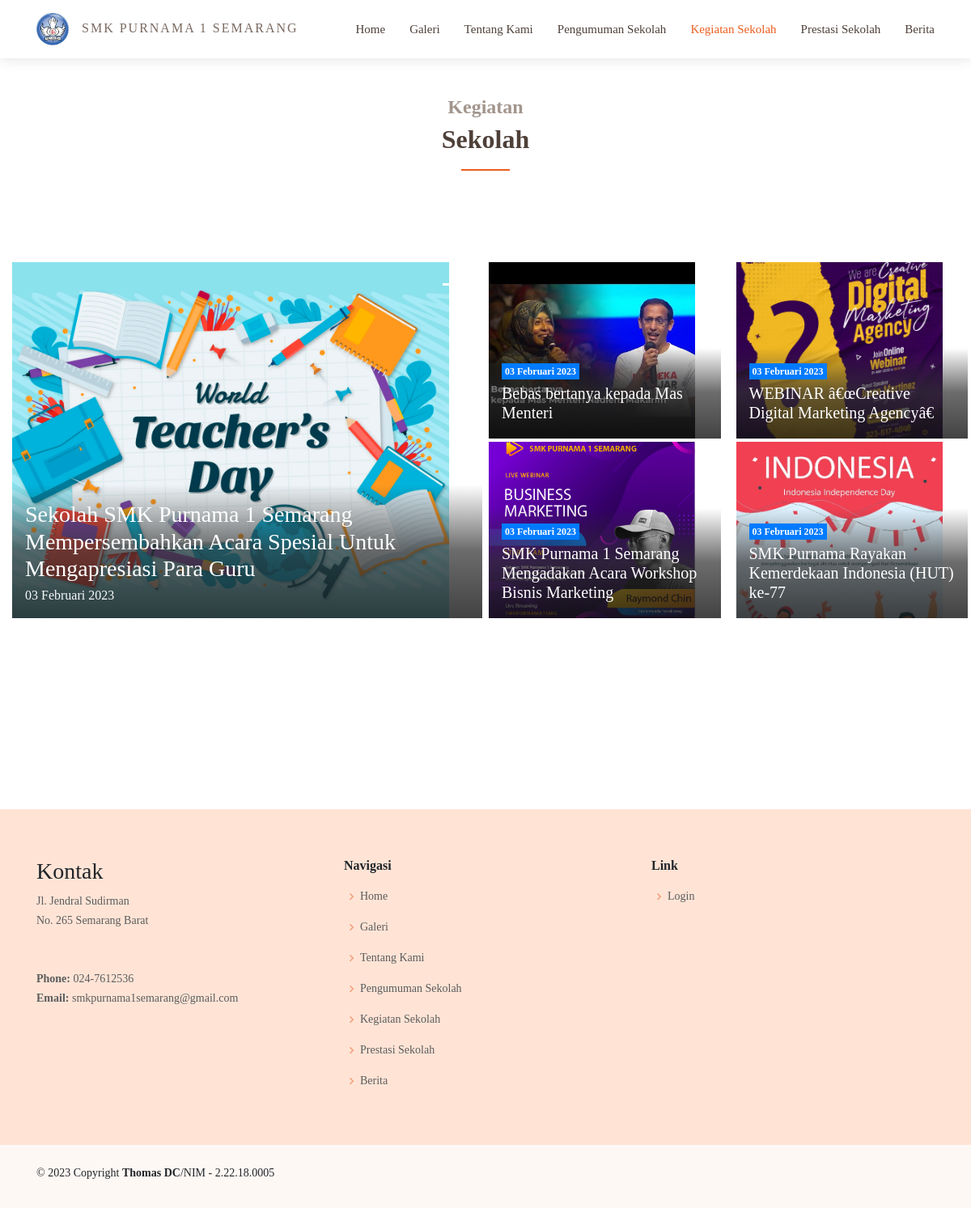
/WEB/more-kegiatan.php, run on the app's committed database.
### tables this page shows
CREATE TABLE `data_kegiatan` (
  `id` int(11) NOT NULL,
  `slug` text NOT NULL,
  `judul` text NOT NULL,
  `isi` text NOT NULL,
  `youtube` text,
  `tanggal` timestamp NOT NULL,
  `foto` varchar(255) NOT NULL,
  `tipe_gambar` varchar(30) NOT NULL,
  `ukuran_gambar` int(11) NOT NULL
);

CREATE TABLE `data_profil_sekolah` (
  `id_profil_sekolah` int(11) NOT NULL,
  `nm_sekolah` varchar(255) NOT NULL,
  `status_sekolah` varchar(255) NOT NULL,
  `nss_npsn` varchar(255) NOT NULL,
  `almt_sekolah` text NOT NULL,
  `telp_sekolah` varchar(255) NOT NULL,
  `email_sekolah` varchar(255) NOT NULL,
  `nm_kepsek` varchar(255) NOT NULL
);

### WEB/logic/time-ago.php (called while the page is built, shortened)
<?php
include 'logic/format-tanggal-indo.php';
function time_since($original)
{
    $today = time();
    $since = $today - $original;
    if ($since > 604800) {
        $print = tanggal_indo(date("Y-m-d", $original));
        return $print;
    }
    $print = ($count == 1) ? '1 ' . $name : "$count {$name}";
    return $print . ' yang lalu';
}

### WEB/logic/format-tanggal-indo.php (called while the page is built)
<?php
function tanggal_indo($tanggal)
{
    $bulan = array(
        1 =>   'Januari',
        'Februari',
        'Maret',
        'April',
        'Mei',
        'Juni',
        'Juli',
        'Agustus',
        'September',
        'Oktober',
        'November',
        'Desember'
    );
    $split = explode('-', $tanggal);
    return $split[2] . ' ' . $bulan[(int)$split[1]] . ' ' . $split[0];
}

### WEB/more-kegiatan.php (the view, shortened to what this page needs)
<!DOCTYPE html>
<html lang="en">
<head>
  <link href="WEB/assets/vendor/aos/aos.css" rel="stylesheet">
  <link href="WEB/assets/vendor/bootstrap/css/bootstrap.min.css" rel="stylesheet">
  <link href="WEB/assets/vendor/bootstrap-icons/bootstrap-icons.css" rel="stylesheet">
  <link href="WEB/assets/vendor/boxicons/css/boxicons.min.css" rel="stylesheet">
  <link href="WEB/assets/vendor/glightbox/css/glightbox.min.css" rel="stylesheet">
  <link href="WEB/assets/vendor/swiper/swiper-bundle.min.css" rel="stylesheet">
  <link href="WEB/assets/css/style.css" rel="stylesheet">
  <link href="WEB/assets/css/components.css" rel="stylesheet">
</head>
<body>
  <?php
  include "header3.php";
  ?>
  <main id="main">
    <section id="kegiatan" class="portfolio">
      <div class="container" data-aos="fade-up">
        <div class="section-title">
          <h2>Kegiatan</h2>
          <p>Sekolah</p>
        </div>
        <div class="row" data-aos="fade-up" data-aos-delay="100">
          <div class="row mb-2">
            <div class="row">
              <div class="col-12 pb-5">
                <section class="row">
                  <div class="col-12 col-md-6 pb-0 pb-md-3 pt-2 pr-md-1">
                    <div id="featured" class="carousel slide carousel" data-ride="carousel">
                      <ol class="carousel-indicators top-indicator">
                        <li data-target="#featured" data-slide-to="0" class="active"></li>
                      </ol>
                      <?php
                      include 'logic/time-ago.php';
                      include '../login/conn.php';
                      $data = mysqli_query($conn, "SELECT * FROM data_kegiatan ORDER BY `id` DESC LIMIT 1");
                      while ($d = mysqli_fetch_array($data)) {
                      ?>
                        <div class="carousel-inner">
                          <div class="carousel-item active">
                            <div class="card border-0 rounded-0 text-light overflow zoom">
                              <div class="position-relative">
                                <div class="ratio_left-cover-1 image-wrapper">
                                  <a href="baca-kegiatan/<?php echo $d['slug']; ?>">
                                    <img class="" width="540" height="440" src="./admin/logic/kegiatan_sklh/<?php echo $d['foto']; ?>" alt="<?php echo $d['foto']; ?>" style="object-fit: cover;">
                                  </a>
                                </div>
                                <div class="position-absolute p-2 p-lg-3 b-0 w-100 bg-shadow">
                                  <a href="baca-kegiatan/<?php echo $d['slug']; ?>">
                                    <h2 class="h3 post-title text-white my-1"><?php echo $d['judul']; ?></h2>
                                  </a>
                                  <div class="news-meta">
                                    <span class="news-date">
                                      <?php
                                      $tgl_data = $d['tanggal'];
                                      echo time_since(strtotime($tgl_data));
                                      ?>
                                    </span>
                                  </div>
                                </div>
                              </div>
                            </div>
                          </div>
                        </div>
                      <?php } ?>
                    </div>
                  </div>
                  <div class="col-12 col-md-6 pt-2 pl-md-1 mb-3 mb-lg-4">
                    <div class="row">
                      <?php
                      $data = mysqli_query($conn, "SELECT * FROM data_kegiatan ORDER BY `id` DESC LIMIT 1,4");
                      while ($d = mysqli_fetch_array($data)) {
                      ?>
                        <div class="col-6 pb-1 pt-0 pr-1">
                          <div class="card border-0 rounded-0 text-white overflow zoom">
                            <div class="position-relative">
                              <div class="ratio_right-cover-2 image-wrapper">
                                <a href="baca-kegiatan/<?php echo $d['slug']; ?>">
                                  <img class="" width="255" height="218" src="./admin/logic/kegiatan_sklh/<?php echo $d['foto']; ?>" alt="<?php echo $d['foto']; ?>" style="object-fit: cover;">
                                </a>
                              </div>
                              <div class="position-absolute p-2 p-lg-3 b-0 w-100 bg-shadow">
                                <a class="p-1 badge badge-primary rounded-0" href="#kegiatan">
                                  <?php
                                  $tgl_data = $d['tanggal'];
                                  echo time_since(strtotime($tgl_data));
                                  ?>
                                </a>
                                <a href="baca-kegiatan/<?php echo $d['slug']; ?>">
                                  <h2 class="h5 text-white my-1"><?php echo $d['judul']; ?></h2>
                                </a>
                              </div>
                            </div>
                          </div>
                        </div>
                      <?php } ?>
                    </div>
                  </div>
                  <div class="col-12 col-md-12 pt-2 pl-md-1 mb-3 mb-lg-4">
                  </div>
                </section>
              </div>
            </div>
          </div>
        </div>
      </div>
    </section>
  </main>
  <?php
  include "footer3.php";
  ?>
</body>
</html>

### WEB/header3.php (shortened to what this page needs)
<header id="header" class="fixed-top d-flex align-items-center">
  <div class="container d-flex align-items-center justify-content-between">
    <div class="logo">
      <h1 class="text-light">
        <a href="home">
          <img src="WEB/assets/img/logo.png">
          <span>SMK PURNAMA 1 SEMARANG</span>
        </a>
      </h1>
    </div>
    <nav id="navbar" class="navbar">
      <ul>
        <li><a class="nav-link scrollto" href="./home#home">Home</a></li>
        <li><a class="nav-link scrollto" href="./home#galeri">Galeri</a></li>
        <li><a class="nav-link scrollto" href="./home#tentang">Tentang Kami</a></li>
        <li><a class="nav-link scrollto" href="./home#pengumuman">Pengumuman Sekolah</a></li>
        <li><a class="nav-link scrollto" href="./home#kegiatan">Kegiatan Sekolah</a></li>
        <li><a class="nav-link scrollto" href="./home#capaian">Prestasi Sekolah</a></li>
        <li><a class="nav-link scrollto" href="./semua-berita#berita">Berita</a></li>
      </ul>
    </nav>
  </div>
</header>

### WEB/footer3.php (shortened to what this page needs)
<footer id="footer">
  <div class="footer-top section-bg">
    <div class="container">
      <div class="row">
        <div class="col-lg-4 col-md-6 footer-contact">
          <h3>Kontak</h3>
          <p>
            Jl. Jendral Sudirman
            <br>
            No. 265 Semarang Barat<br>
            <br><br>
            <strong>Phone:</strong>
            <?php
            include '../login/conn.php';
            $cari_phone = mysqli_query($conn, "SELECT telp_sekolah FROM data_profil_sekolah ");
            $rows = mysqli_fetch_array($cari_phone);
            echo $rows['telp_sekolah'];
            ?>
            <br>
            <strong>Email:</strong>
            <?php
            $cari_email = mysqli_query($conn, "SELECT email_sekolah FROM data_profil_sekolah ");
            $rows = mysqli_fetch_array($cari_email);
            echo $rows['email_sekolah'];
            ?>
            <br>
          </p>
        </div>
        <div class="col-lg-4 col-md-3 footer-links">
          <h4>Navigasi</h4>
          <ul>
            <li><i class="bx bx-chevron-right"></i> <a href="./home#home">Home</a></li>
            <li><i class="bx bx-chevron-right"></i> <a href="./home#galeri">Galeri</a></li>
            <li><i class="bx bx-chevron-right"></i> <a href="./home#tentang">Tentang Kami</a></li>
            <li><i class="bx bx-chevron-right"></i> <a href="./home#pengumuman">Pengumuman Sekolah</a></li>
            <li><i class="bx bx-chevron-right"></i> <a href="./home#kegiatan">Kegiatan Sekolah</a></li>
            <li><i class="bx bx-chevron-right"></i> <a href="./home#capaian">Prestasi Sekolah</a></li>
            <li><i class="bx bx-chevron-right"></i> <a href="./semua-berita#berita">Berita</a></li>
          </ul>
        </div>
        <div class="col-lg-4 col-md-3 footer-links">
          <h4>Link</h4>
          <ul>
            <li><i class="bx bx-chevron-right"></i> <a href="./log-in">Login</a></li>
          </ul>
        </div>
      </div>
    </div>
  </div>
  <div class="container py-4">
    <div class="copyright">
      &copy;  Copyright <strong><span>Thomas DC</span></strong>/NIM - 2.22.18.0005
    </div>
  </div>
</footer>

### WEB/assets/css/style.css (style rules this page uses)
body { font-family: "SourceSansPro" !important; color: #212529; font-weight: normal; }
a { color: #eb5d1e; text-decoration: none; }
h1, h2, h3, h4, h5, h6, .font-primary { font-family: "SourceSansPro"; color: #212529; font-weight: normal; }
#header { height: 72px; transition: all 0.5s; z-index: 997; transition: all 0.5s; background: #fff; box-shadow: 0px 2px 15px rgba(0, 0, 0, 0.1); }
#header .logo h1 { font-size: 16px; margin: 0; line-height: 1; font-weight: 500; letter-spacing: 2px; }
#header .logo h1 a, #header .logo h1 a:hover { color: #7a6960; text-decoration: none; }
#header .logo img { padding: 0; margin: 0; max-height: 40px; margin-right: 10px; }
#main { margin-top: 72px; }
.navbar { padding: 0; }
.navbar ul { margin: 0; padding: 0; display: flex; list-style: none; align-items: center; }
.navbar li { position: relative; }
.navbar a, .navbar a:focus { display: flex; align-items: center; justify-content: space-between; padding: 10px 0 10px 30px; font-size: 15px; color: #4e4039; white-space: nowrap; transition: 0.3s; }
.navbar a:hover, .navbar .active, .navbar .active:focus, .navbar li:hover > a { color: #eb5d1e; }
section { padding: 60px 0; overflow: hidden; }
.section-bg { background-color: #ffe4d6 !important; }
.section-title { text-align: center; padding-bottom: 30px; }
.section-title h2 { font-size: 24px; font-weight: 700; padding-bottom: 0; line-height: 1px; margin-bottom: 15px; color: #a2958d; }
.section-title p { padding-bottom: 15px; margin-bottom: 15px; position: relative; font-size: 32px; font-weight: 700; color: #4e4039; }
.section-title p::after { content: ""; position: absolute; display: block; width: 60px; height: 2px; background: #eb5d1e; bottom: 0; left: calc(50% - 30px); }
#footer { background: #fff; padding: 0 0 30px 0; color: #212529; font-size: 14px; background: #fef8f5; }
#footer .footer-top { padding: 60px 0 30px 0; background: #fff; }
#footer .footer-top .footer-contact { margin-bottom: 30px; }
#footer .footer-top .footer-contact p { font-size: 14px; line-height: 24px; margin-bottom: 0; font-family: "SourceSansPro"; color: #5c5c5c; }
#footer .footer-top h4 { font-size: 16px; font-weight: bold; color: #212529; position: relative; padding-bottom: 12px; }
#footer .footer-top .footer-links { margin-bottom: 30px; }
#footer .footer-top .footer-links ul { list-style: none; padding: 0; margin: 0; }
#footer .footer-top .footer-links ul i { padding-right: 2px; color: #f39e7a; font-size: 18px; line-height: 1; }
#footer .footer-top .footer-links ul li { padding: 10px 0; display: flex; align-items: center; }
#footer .footer-top .footer-links ul li:first-child { padding-top: 0; }
#footer .footer-top .footer-links ul a { color: #5c5c5c; transition: 0.3s; display: inline-block; line-height: 1; }
#footer .copyright { text-align: center; float: left; }

### WEB/assets/css/components.css (style rules this page uses)
.pt-0 { padding-top: 0px; }
.pb-0 { padding-bottom: 0px; }
.pb-5 { padding-bottom: 5px; }
.text-white { color: white !important; }

### WEB/more-kegiatan.php (style rules this page uses)
.b-0 { bottom: 0; }
.bg-shadow { background: rgba(76, 76, 76, 0); background: -webkit-gradient(left top, left bottom, color-stop(0%, rgba(179, 171, 171, 0)), color-stop(49%, rgba(48, 48, 48, 0.37)), color-stop(100%, rgba(19, 19, 19, 0.8))); background: linear-gradient(to bottom, rgba(179, 171, 171, 0) 0%, rgba(48, 48, 48, 0.71) 49%, rgba(19, 19, 19, 0.8) 100%); filter: progid:DXImageTransform.Microsoft.gradient(startColorstr='#4c4c4c', endColorstr='#131313', GradientType=0); }
.top-indicator { right: 0; top: 1rem; bottom: inherit; left: inherit; margin-right: 1rem; }
.overflow { position: relative; overflow: hidden; }
.zoom img { transition: all 0.2s linear; }

### data on the page
data_kegiatan: foto (picture), judul "Sekolah SMK Purnama 1 Semarang Mempersembahkan Acara Spesial Untuk Mengapresiasi Para Guru", tanggal "03 Februari 2023"
data_kegiatan: foto (placeholder picture), tanggal "03 Februari 2023", judul "Bebas bertanya kepada Mas Menteri"
data_kegiatan: foto (picture), tanggal "03 Februari 2023", judul "WEBINAR â€œCreative Digital Marketing Agencyâ€"
data_kegiatan: foto (picture), tanggal "03 Februari 2023", judul "SMK Purnama 1 Semarang Mengadakan Acara Workshop Bisnis Marketing"
data_kegiatan: foto (picture), tanggal "03 Februari 2023", judul "SMK Purnama Rayakan Kemerdekaan Indonesia (HUT) ke-77"
data_profil_sekolah: telp_sekolah "024-7612536", email_sekolah "smkpurnama1semarang@gmail.com"
